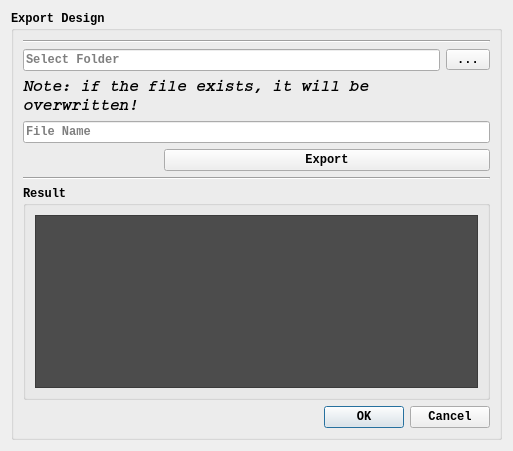
<?xml version="1.0" encoding="UTF-8"?>
<ui version="4.0">
 <class>ExportBlocksDialog</class>
 <widget class="QDialog" name="ExportBlocksDialog">
  <property name="geometry">
   <rect>
    <x>0</x>
    <y>0</y>
    <width>513</width>
    <height>451</height>
   </rect>
  </property>
  <property name="sizePolicy">
   <sizepolicy hsizetype="Preferred" vsizetype="Preferred">
    <horstretch>0</horstretch>
    <verstretch>0</verstretch>
   </sizepolicy>
  </property>
  <property name="minimumSize">
   <size>
    <width>0</width>
    <height>0</height>
   </size>
  </property>
  <property name="maximumSize">
   <size>
    <width>1000</width>
    <height>800</height>
   </size>
  </property>
  <property name="windowTitle">
   <string>Export Dialog</string>
  </property>
  <layout class="QGridLayout" name="gridLayout_3">
   <item row="0" column="0">
    <widget class="QGroupBox" name="groupBox">
     <property name="font">
      <font>
       <family>Courier New</family>
       <weight>75</weight>
       <bold>true</bold>
      </font>
     </property>
     <property name="title">
      <string>Export Design</string>
     </property>
     <layout class="QGridLayout" name="gridLayout_2">
      <item row="0" column="0">
       <layout class="QGridLayout" name="gridLayout_12">
        <item row="3" column="0" colspan="4">
         <widget class="QLineEdit" name="fileNameLineEdit">
          <property name="placeholderText">
           <string>File Name</string>
          </property>
         </widget>
        </item>
        <item row="0" column="0" colspan="4">
         <widget class="Line" name="line">
          <property name="orientation">
           <enum>Qt::Horizontal</enum>
          </property>
         </widget>
        </item>
        <item row="9" column="1">
         <spacer name="verticalSpacer">
          <property name="orientation">
           <enum>Qt::Vertical</enum>
          </property>
          <property name="sizeHint" stdset="0">
           <size>
            <width>20</width>
            <height>10</height>
           </size>
          </property>
         </spacer>
        </item>
        <item row="5" column="0" colspan="4">
         <widget class="Line" name="line_2">
          <property name="orientation">
           <enum>Qt::Horizontal</enum>
          </property>
         </widget>
        </item>
        <item row="4" column="1" colspan="3">
         <widget class="QPushButton" name="exportBlocksButton">
          <property name="text">
           <string>Export</string>
          </property>
         </widget>
        </item>
        <item row="6" column="0" colspan="4">
         <widget class="QGroupBox" name="groupBox_2">
          <property name="title">
           <string>Result</string>
          </property>
          <layout class="QGridLayout" name="gridLayout">
           <item row="0" column="0">
            <widget class="QTextEdit" name="messageTextEdit">
             <property name="autoFillBackground">
              <bool>true</bool>
             </property>
             <property name="styleSheet">
              <string notr="true">background: rgb(76, 76, 76)</string>
             </property>
            </widget>
           </item>
          </layout>
         </widget>
        </item>
        <item row="1" column="3">
         <widget class="QToolButton" name="selectFolderToolButton">
          <property name="text">
           <string>...</string>
          </property>
         </widget>
        </item>
        <item row="1" column="0" colspan="3">
         <widget class="QLineEdit" name="folderNameLineEdit">
          <property name="placeholderText">
           <string>Select Folder</string>
          </property>
         </widget>
        </item>
        <item row="2" column="0" colspan="4">
         <widget class="QLabel" name="label">
          <property name="font">
           <font>
            <family>Courier</family>
            <pointsize>12</pointsize>
            <italic>true</italic>
           </font>
          </property>
          <property name="text">
           <string>Note: if the file exists, it will be overwritten!</string>
          </property>
          <property name="wordWrap">
           <bool>true</bool>
          </property>
         </widget>
        </item>
        <item row="7" column="0" colspan="4">
         <widget class="QDialogButtonBox" name="buttonBox">
          <property name="orientation">
           <enum>Qt::Horizontal</enum>
          </property>
          <property name="standardButtons">
           <set>QDialogButtonBox::Cancel|QDialogButtonBox::Ok</set>
          </property>
         </widget>
        </item>
       </layout>
      </item>
     </layout>
    </widget>
   </item>
  </layout>
 </widget>
 <resources/>
 <connections>
  <connection>
   <sender>buttonBox</sender>
   <signal>accepted()</signal>
   <receiver>ExportBlocksDialog</receiver>
   <slot>accept()</slot>
   <hints>
    <hint type="sourcelabel">
     <x>248</x>
     <y>254</y>
    </hint>
    <hint type="destinationlabel">
     <x>157</x>
     <y>274</y>
    </hint>
   </hints>
  </connection>
  <connection>
   <sender>buttonBox</sender>
   <signal>rejected()</signal>
   <receiver>ExportBlocksDialog</receiver>
   <slot>reject()</slot>
   <hints>
    <hint type="sourcelabel">
     <x>316</x>
     <y>260</y>
    </hint>
    <hint type="destinationlabel">
     <x>286</x>
     <y>274</y>
    </hint>
   </hints>
  </connection>
 </connections>
</ui>
